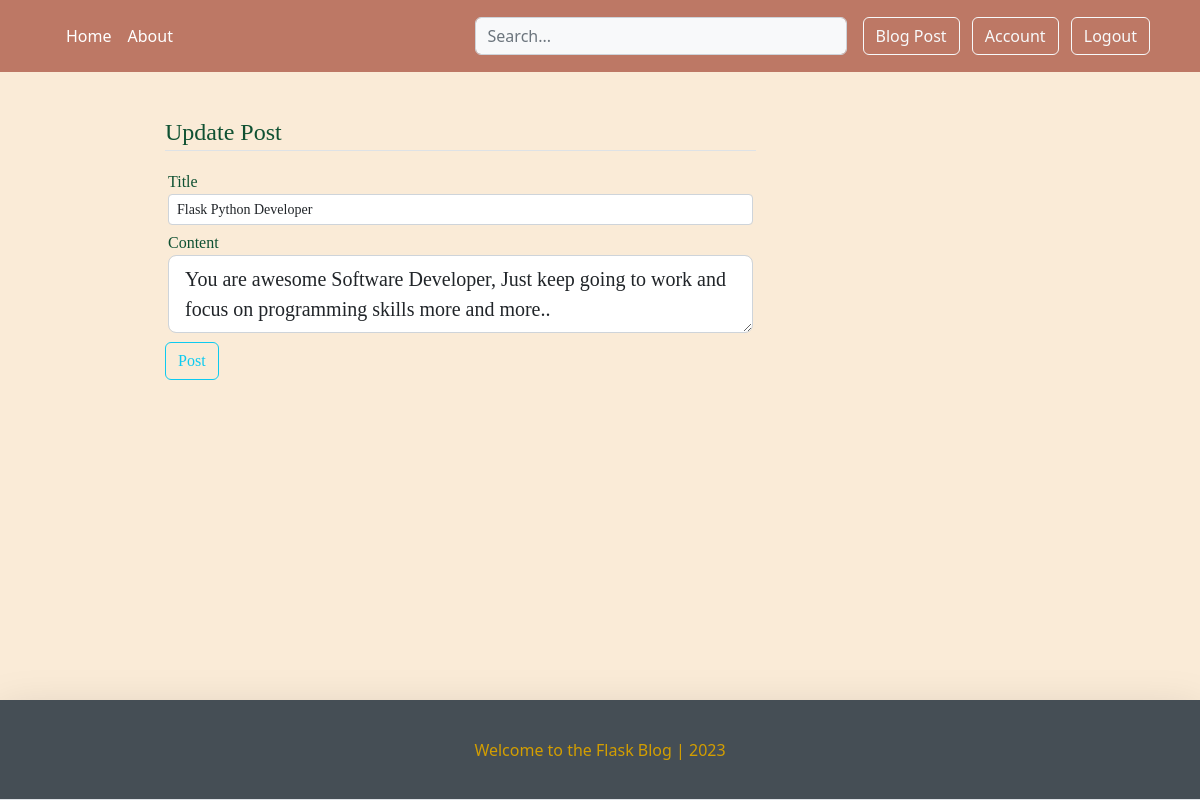
The page /post/9/update (signed in) on the database its author committed.
### flaskblog/models.py (models this page shows, shortened)
class BlogPost(db.Model):
    id          = db.Column(db.Integer, primary_key=True)
    title       = db.Column(db.String(120), nullable=False)
    date_posted = db.Column(db.DateTime, nullable=False, default=datetime.utcnow)
    content     = db.Column(db.Text, nullable=False)
    user_id     = db.Column(db.Integer, db.ForeignKey('user.id'), nullable=False)

### flaskblog/posts/routes.py (the view)
@posts.route("/post/<int:post_id>/update", methods=['GET', 'POST'])
@login_required
def update_post(post_id):
    post = BlogPost.query.get_or_404(post_id)
    if post.author != current_user:
        abort(403)
    form= CreatePostForm()
    if form.validate_on_submit():
        post.title = form.title.data
        post.content = form.content.data
        db.session.commit()
        flash('Your post is updated', 'success')
        return redirect(url_for('posts.post', post_id=post.id))
    elif request.method == 'GET':
        form.title.data = post.title
        form.content.data = post.content
    return render_template(template_name_or_list='create_post.html', title='Update Post', form=form, legend='Update Post')

### flaskblog/posts/forms.py
class CreatePostForm(FlaskForm):
    title               = StringField('Title', validators=[DataRequired(), Length(min=2, max=120)])
    content             = TextAreaField('Content', validators=[DataRequired()])
    submit              = SubmitField('Post')

### flaskblog/models.py (called while the page is built)
@login_manager.user_loader
def load_user(user_id):
    return User.query.get(int(user_id))

### flaskblog/templates/create_post.html (shortened to what this page needs)
{% extends "layout.html" %}
{% block content %}
<div class="container">
    <div class="row">
        <div class="col-lg-7 offset-lg-1">
            <form class="create-form" action="" method="post" enctype="multipart/form-data">
                <fieldset class="form-group">
                    <legend class="border-bottom mb-3"> {{ legend }} </legend>
                    <div class="form-group">
                        {{ form.title.label(class="form-control-label") }}
                        {% if form.title.errors %}
                        {{ form.title(class="form-control form-control-sm is-invalid") }}
                        <div class="invalid-feedback">
                            {% for error in form.title.errors %}
                            <span> {{ error }}</span>
                            {% endfor %}
                        </div>
                        {% else %}
                        {{ form.title(class="form-control form-control-sm") }}
                        {% endif %}
                    </div>
                    <div class="form-group">
                        {{ form.content.label(class="form-control-label") }}
                        {% if form.content.errors %}
                        {{ form.content(class="form-control form-control-lg is-invalid") }}
                        <div class="invalid-feedback">
                            {% for error in form.content.errors %}
                            <span> {{ error }}</span>
                            {% endfor %}
                        </div>
                        {% else %}
                        {{ form.content(class="form-control form-control-lg") }}
                        {% endif %}
                    </div>
                </fieldset>
                    <div class="form-group">
                    {{ form.submit(class="btn btn-outline-info") }}
                </div>
            </form>
        </div>
    </div>
</div>
{% endblock content %}

### flaskblog/static/main.css (style rules this page uses)
body { background-color: antiquewhite; }

### flaskblog/templates/create_post.html (style rules this page uses)
body { background-color: antiquewhite; }
.create-form { width: 100%; max-width: 100%; padding: 15px; margin: auto; }
.form-group { padding: 3px; color: #0f5132; font-family: 'Bookman Old Style'; }

### rows shown on the page
BlogPost: title "Flask Python Developer", content "You are awesome Software Developer, Just keep going to work and focus on programming skills more and more.."

### other values the page prints
{{ legend }} "Update Post"
